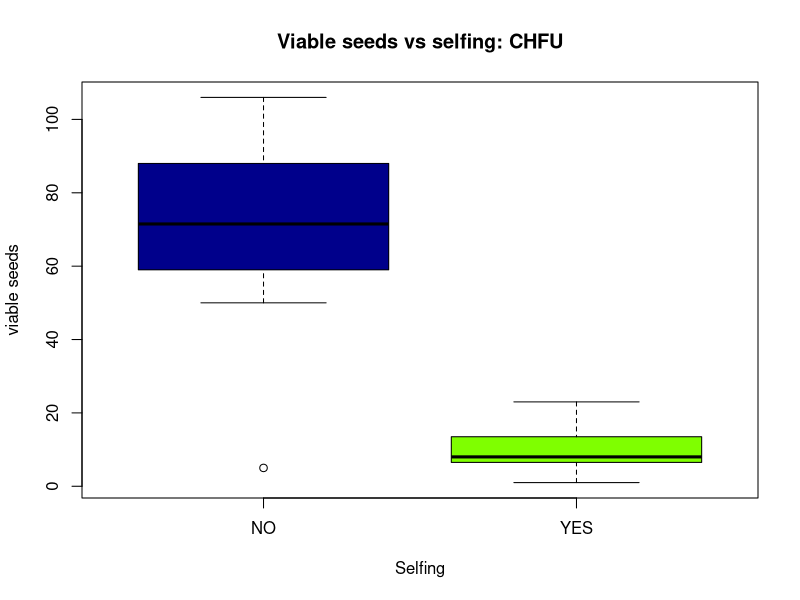
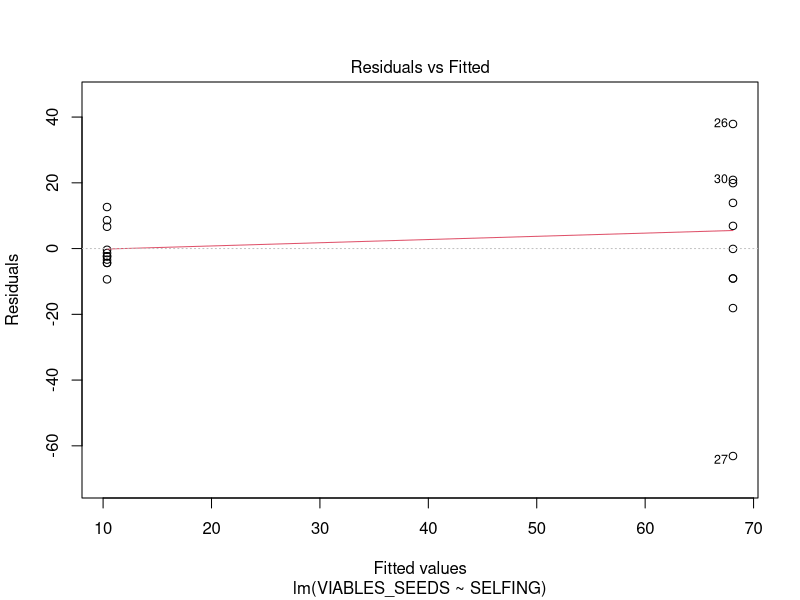
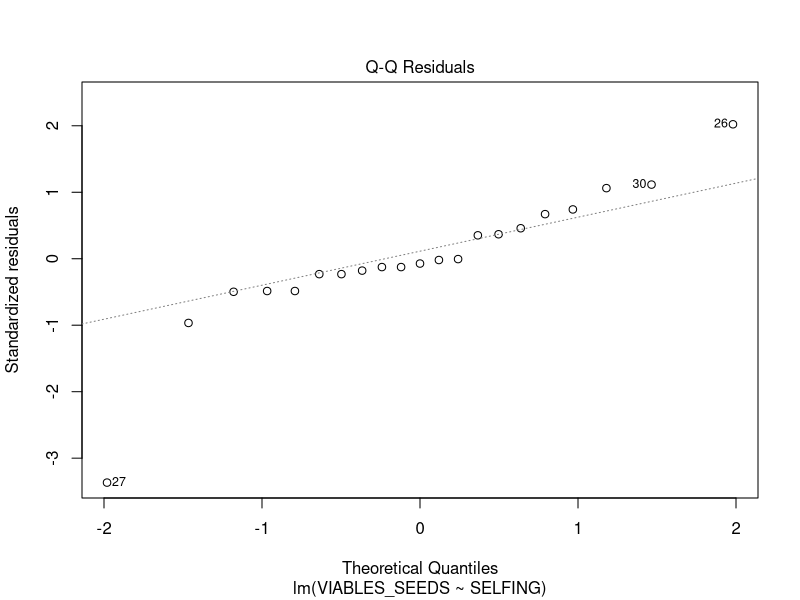
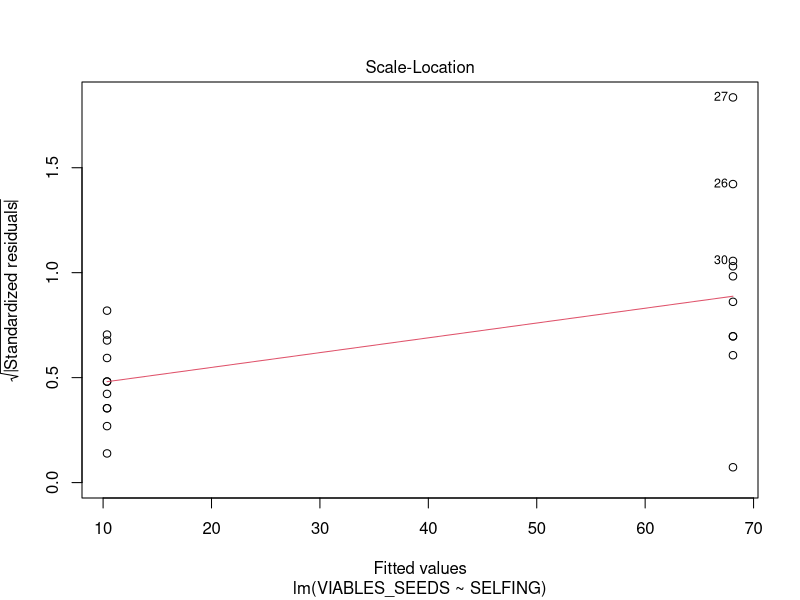
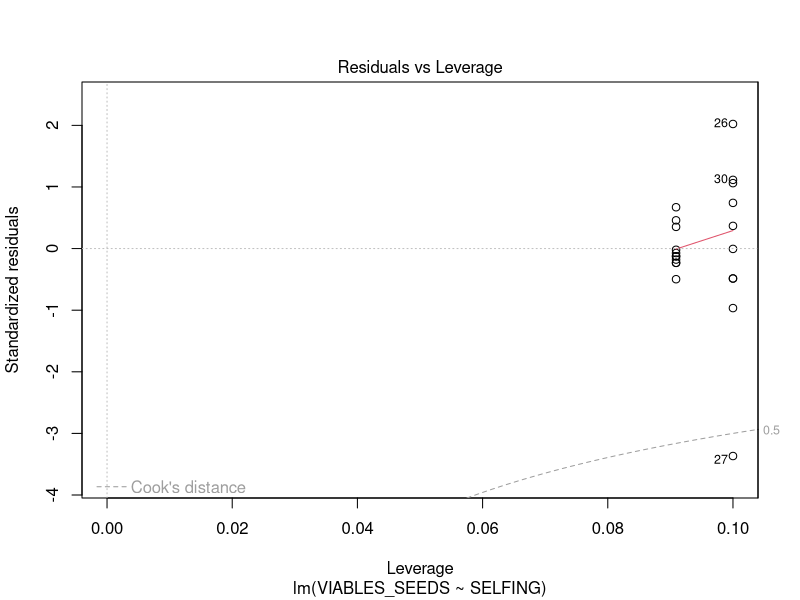
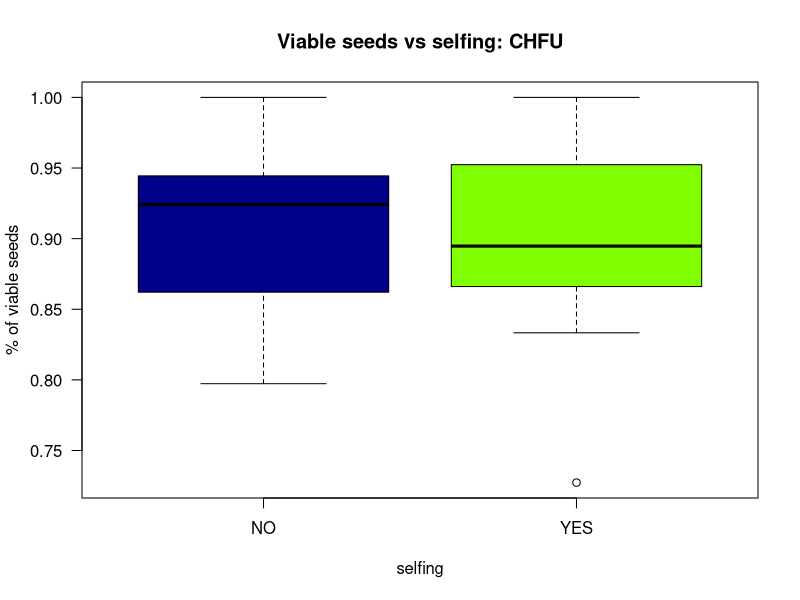
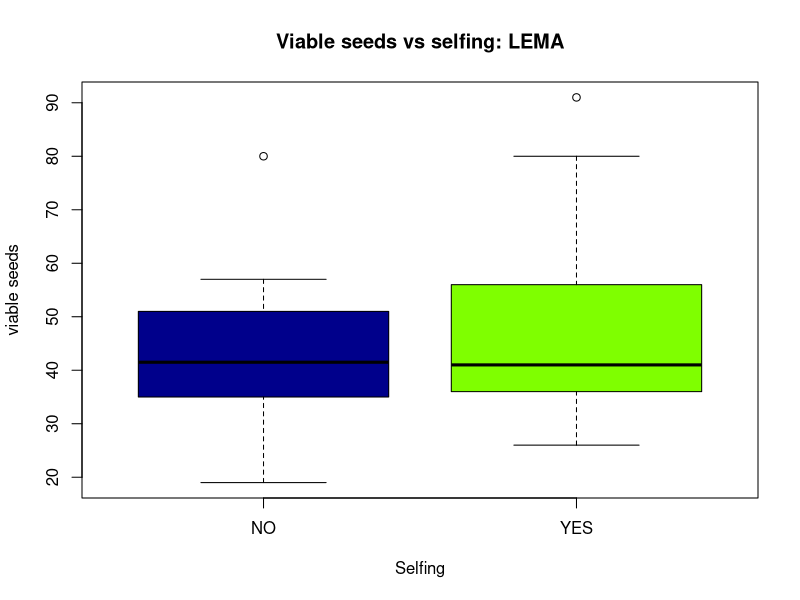
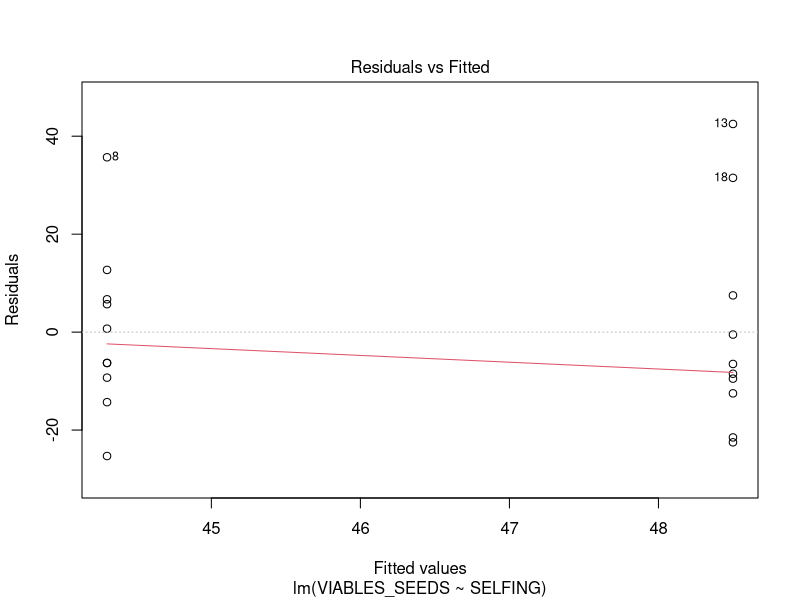

R code for these plots, in order:
# seed set --> selfing 

#load libraries:
library(tidyverse)

#load data
SF_2019 <- read.table("SF_19.csv", header= T, sep= ";")
head(SF_2019)


#Analysis
#boxplot(SF_2019$VIABLES_SEEDS~ SF_2019$SELFING, xlab= ('selfing'), col= c(123, 456,234), ylab = ('viable seeds'),main = ('Viable seeds vs selfing: LEMA, PUPA Y CHFU'))

#boxplot(SF_2019$VIABLES_SEEDS ~ SF_2019$SELFING, xlab= ('selfing'), col= c(123, 456,234), ylab = ('viable seeds'),main = ('Viable seeds vs selfing: LEMA, PUPA Y CHFU'))
#t.test(SF_2019$VIABLES_SEEDS~SF_2019$SELFING, data= SF_2019)

#aov(VIABLES_SEEDS ~ SELFING, data = SF_2019)
#k <- lm(VIABLES_SEEDS ~ SELFING, data = SF_2019)
#summary(k)
#plot(k)
#I would not test all species at once, and if so, use random factors. 
#I would check model assumptions using plot(k) 
#and looking at the residuals distribution.
#I am ignoring this joint test for now.

#SF_2019$SELFING <- as.factor(SF_2019$SELFING)
#str(SF_2019)
#SF_2019$VIABLES_SEEDS <- as.numeric(SF_2019$VIABLES_SEEDS)
#SF_2019$VIABLES_SEEDS <- as.numeric(SF_2019$VIABLES_SEEDS) #alreadi integer in my dataset, so this is not needed.



#Buscar soluciones, no me sale este barplot
#PLANT<-factor(SF_2019$PLANT, levels = c ("CHFU","LEMA"))
#barplot(table(SF_2019$VIABLES_SEEDS, PLANT), beside = T, legend.text = T, col= c(123, 345))
#IB: Con los datos me lo miro. 


#chfu----
SF_CHFU <- subset(SF_2019, PLANT== 'CHFU')
boxplot(SF_CHFU$VIABLES_SEEDS~SF_CHFU$SELFING, xlab= ('Selfing'), ylab = ('viable seeds'), main = ('Viable seeds vs selfing: CHFU'),col=c("blue4", "chartreuse"))
m <- lm(VIABLES_SEEDS ~ SELFING, data = SF_CHFU)
summary(m)
plot(m) #check residuals. The model is not perfect, but is good enough. 
#aov(VIABLES_SEEDS ~ SELFING, data = SF_CHFU) #I wuold report in text the summary results only.

#alternative analysis
SF_CHFU$TOTAL_SEEDS <- as.numeric(as.character(SF_CHFU$TOTAL_SEEDS))
boxplot((SF_CHFU$VIABLES_SEEDS/SF_CHFU$TOTAL_SEEDS)~SF_CHFU$SELFING, xlab= ('selfing'), ylab = ('% of viable seeds'), main = ('Viable seeds vs selfing: CHFU'), las = 1, col=c("blue4", "chartreuse"))
n3 <- glm(cbind(SF_CHFU$VIABLES_SEEDS,SF_CHFU$NO_VIABLES_SEEDS) ~ SF_CHFU$SELFING, family = "binomial") #no funciona
summary(n3)


#LEMA ----
SF_LEMA <- subset(SF_2019, PLANT== 'LEMA')
boxplot(SF_LEMA$VIABLES_SEEDS~SF_LEMA$SELFING, xlab= ('Selfing'), ylab = ('viable seeds'), main = ('Viable seeds vs selfing: LEMA'),col=c("blue4", "chartreuse"))
n <- lm(VIABLES_SEEDS ~ SELFING, data = SF_LEMA)
summary(n)
plot(n) #this is completely fine.
#aov(VIABLES_SEEDS ~ SELFING, data = SF_LEMA)

#alternative analysis
SF_LEMA$TOTAL_SEEDS <- as.numeric(as.character(SF_LEMA$TOTAL_SEEDS))
boxplot((SF_LEMA$VIABLES_SEEDS/SF_LEMA$TOTAL_SEEDS)~SF_LEMA$SELFING, xlab= ('Selfing'), ylab = ('% of viable seeds'), main = ('Viable seeds vs selfing: LEMA'), las = 1, col=c("blue4", "chartreuse"))
n1 <- glm(cbind(SF_LEMA$VIABLES_SEEDS,SF_LEMA$NO_VIABLES_SEEDS) ~ SF_LEMA$SELFING, family = "binomial")
summary(n1)


#SURPRISE, selfing has more viable seeds! This is super cool, because it match our results showing coleopterans damaging seed development.
#we do not use plot here, because the family is not gaussian. binomial is very robust to model assumptions, but if you want, you can test it with packahe dharma.


#pupa ----
SF_PUPA <- subset(SF_2019, PLANT== 'PUPA')
boxplot(SF_PUPA$VIABLES_SEEDS~SF_PUPA$SELFING, xlab= ('Selfing'), ylab = ('viable seeds'), outline= F, las=1, main = ('Viable seeds vs selfing: PUPA'),col=c("blue4", "chartreuse"))
#aov(VIABLES_SEEDS ~ SELFING, data = SF_PUPA)
O <- lm(VIABLES_SEEDS ~ SELFING, data = SF_PUPA)
summary(O)
plot(O)#good model.

#alternative analysis
SF_PUPA$TOTAL_SEEDS <- as.numeric(as.character(SF_PUPA$TOTAL_SEEDS))
boxplot((SF_PUPA$VIABLES_SEEDS/SF_PUPA$TOTAL_SEEDS)~SF_PUPA$SELFING, xlab= ('Selfing'), ylab = ('% of viable seeds'), main = ('Viable seeds vs selfing: PUPA'), las = 1, col=c("blue4", "chartreuse"), outline=F)
n2 <- glm(cbind(SF_PUPA$VIABLES_SEEDS,SF_PUPA$NO_VIABLES_SEEDS) ~ SF_PUPA$SELFING, family = "binomial")
summary(n2)



#según los analisis anteriores se podría decir que a CHFU los polinizadores le producen un mayor fitness 
    #que a LEMA y PUPA, que no dependen tanto de los polinizadores. LEMa tiene altas tasas de autofecundación
#Gran primer resultado!


